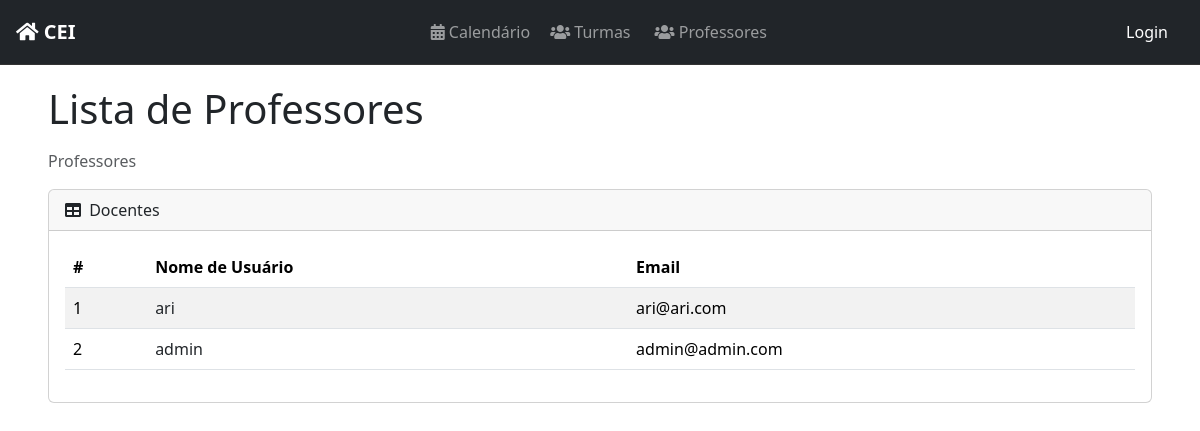
Page /docentes/ on the earlier database version.
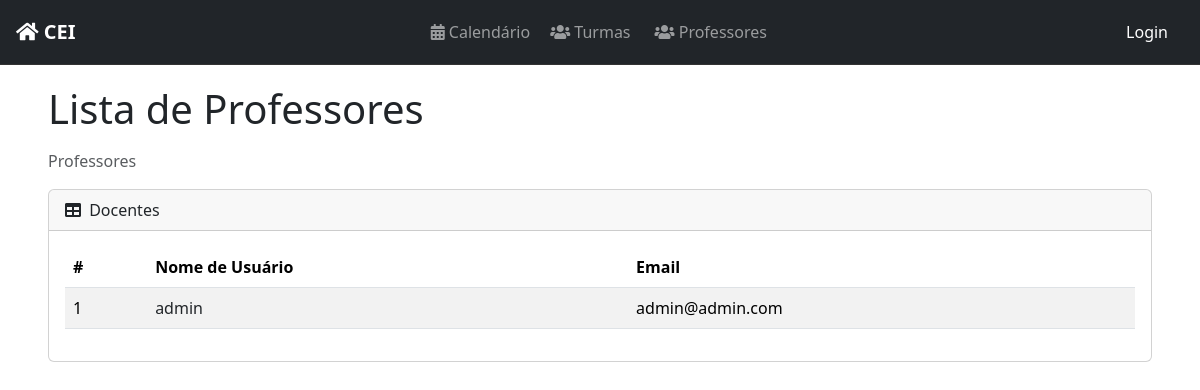
Same page on the later database version.
### profiles/models.py (models this page shows, shortened)
class CustomUser(AbstractUser):
    id = models.BigAutoField(primary_key=True)
    turma = models.ForeignKey('classes.Turma', on_delete=models.SET_NULL, blank=True, null=True)

### profiles/views.py (the view)
# urls.py: path('docentes/', DocenteListView.as_view(), name='docentes_list'),
class DocenteListView(ListView):
    template_name = "registration/docentes_list.html"
    model = CustomUser
    context_object_name = "docentes"
    def get_queryset(self):
        docente_group = Group.objects.filter(name="Docente").first()
        if docente_group:
            return CustomUser.objects.filter(groups=docente_group)
        return CustomUser.objects.none()
    def get_context_data(self, **kwargs):
        context = super().get_context_data(**kwargs)
        context['is_admin'] = self.request.user.groups.filter(name="Administrador").exists()
        context['titulo'] = "Lista de Professores"
        return context

### tasks/context_processors.py (called while the page is built)
def user_in_discente(request):
    if request.user.is_authenticated:
        return {'user_in_discente': request.user.groups.filter(name="Discente").exists()}
    return {'user_in_discente': False}

### profiles/templates/registration/docentes_list.html (shortened to what this page needs)
{% extends 'base.html' %}
{% block content %}
<div class="container-fluid">
    <h1 class="mb-3">{{ titulo }}</h1>
    <ol class="breadcrumb mb-3">
        <li class="breadcrumb-item active">Professores</li>
    </ol>
    <div class="card">
        <div class="card-header">
            <i class="fas fa-table me-1"></i>
            Docentes
        </div>
        <div class="card-body">
            <div class="table-responsive">
                <table id="datatablesSimple" class="table table-striped table-hover">
                    <thead class="table">
                        <tr>
                            <th>#</th>
                            <th>Nome de Usuário</th>
                            <th>Email</th>
                        </tr>
                    </thead>
                    <tbody>
                        {% for user in docentes %}
                        <tr>
                            <td>{{ forloop.counter }}</td>
                            <td>
                                <a {% if is_admin %} href="{% url 'docente_detail' user.id %}" {% endif %} class="text-decoration-none text-dark">{{ user.username }}</a>
                            </td>
                            <td>{{ user.email }}</td>
                        </tr>
                        {% empty %}
                        <tr>
                            <td colspan="3" class="text-center">Nenhum docente encontrado.</td>
                        </tr>
                        {% endfor %}
                    </tbody>
                </table>
            </div>
        </div>
    </div>
</div>
{% endblock %}
{% block scripts %}
<link href="https://cdn.jsdelivr.net/npm/simple-datatables@7.1.2/dist/style.min.css" rel="stylesheet" />
{% endblock %}

Differences in the rows shown:
removed CustomUser: username "ari", email "ari@ari.com"
